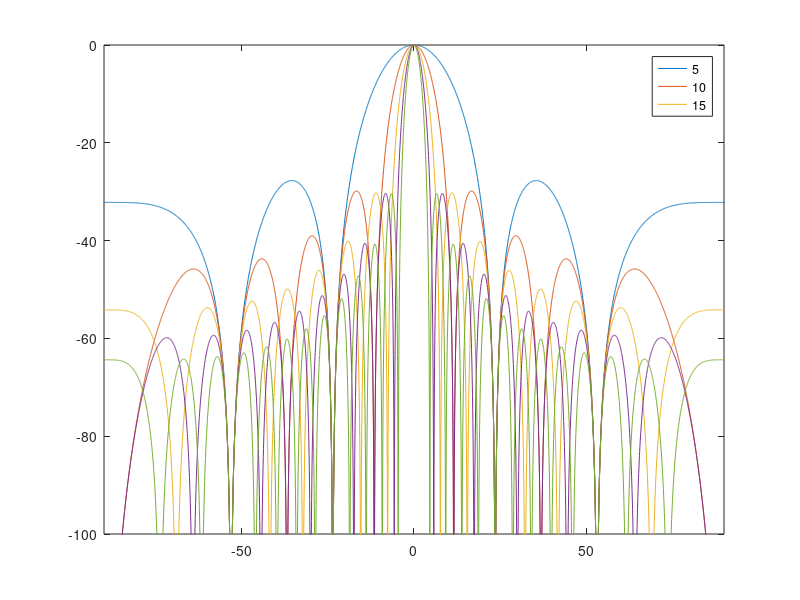

Here is the MATLAB script that generated this plot:
clear
close all
clc


N = 5: 5: 100;
lambda = 0.1;
d = lambda/2;
theta = -pi:0.001:pi;


for i = 1:length(N)
    BPC(i,:) = 10 * log((sin(N(i) * pi * d * sin(theta)/lambda) ./ (N(i) * sin(pi *d * sin(theta)/lambda))).^2);
end



plot(rad2deg(theta), BPC(1,:));
hold on;
plot(rad2deg(theta), BPC(2,:));
plot(rad2deg(theta), BPC(3,:));
plot(rad2deg(theta), BPC(4,:));
plot(rad2deg(theta), BPC(5,:));
% plot(rad2deg(theta), BPC(6,:));
% plot(rad2deg(theta), BPC(7,:));
% plot(rad2deg(theta), BPC(8,:));
ylim([-100, 0])
xlim([rad2deg(-max(theta)/2),rad2deg(max(theta)/2)])
legend('5', '10', '15')

